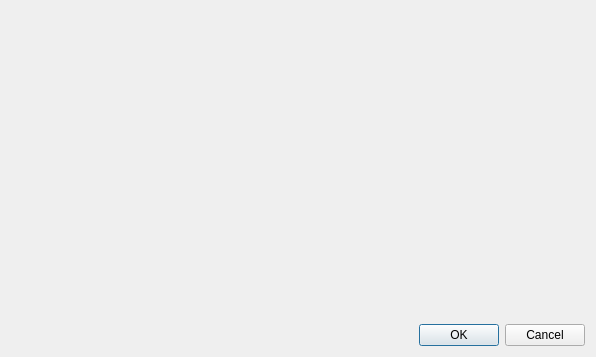
<?xml version="1.0" encoding="UTF-8"?>
<ui version="4.0">
 <class>Dialog</class>
 <widget class="QDialog" name="Dialog">
  <property name="geometry">
   <rect>
    <x>0</x>
    <y>0</y>
    <width>596</width>
    <height>357</height>
   </rect>
  </property>
  <property name="windowTitle">
   <string>Run configuration</string>
  </property>
  <property name="windowIcon">
   <iconset resource="qidle.qrc">
    <normaloff>:/icons/media-playback-start.png</normaloff>:/icons/media-playback-start.png</iconset>
  </property>
  <layout class="QVBoxLayout" name="verticalLayout">
   <item>
    <widget class="RunConfigWidget" name="widget" native="true"/>
   </item>
   <item>
    <widget class="QDialogButtonBox" name="buttonBox">
     <property name="orientation">
      <enum>Qt::Horizontal</enum>
     </property>
     <property name="standardButtons">
      <set>QDialogButtonBox::Cancel|QDialogButtonBox::Ok</set>
     </property>
    </widget>
   </item>
  </layout>
 </widget>
 <customwidgets>
  <customwidget>
   <class>RunConfigWidget</class>
   <extends>QWidget</extends>
   <header>qidle.widgets</header>
   <container>1</container>
  </customwidget>
 </customwidgets>
 <resources>
  <include location="qidle.qrc"/>
 </resources>
 <connections>
  <connection>
   <sender>buttonBox</sender>
   <signal>accepted()</signal>
   <receiver>Dialog</receiver>
   <slot>accept()</slot>
   <hints>
    <hint type="sourcelabel">
     <x>248</x>
     <y>254</y>
    </hint>
    <hint type="destinationlabel">
     <x>157</x>
     <y>274</y>
    </hint>
   </hints>
  </connection>
  <connection>
   <sender>buttonBox</sender>
   <signal>rejected()</signal>
   <receiver>Dialog</receiver>
   <slot>reject()</slot>
   <hints>
    <hint type="sourcelabel">
     <x>316</x>
     <y>260</y>
    </hint>
    <hint type="destinationlabel">
     <x>286</x>
     <y>274</y>
    </hint>
   </hints>
  </connection>
 </connections>
</ui>
